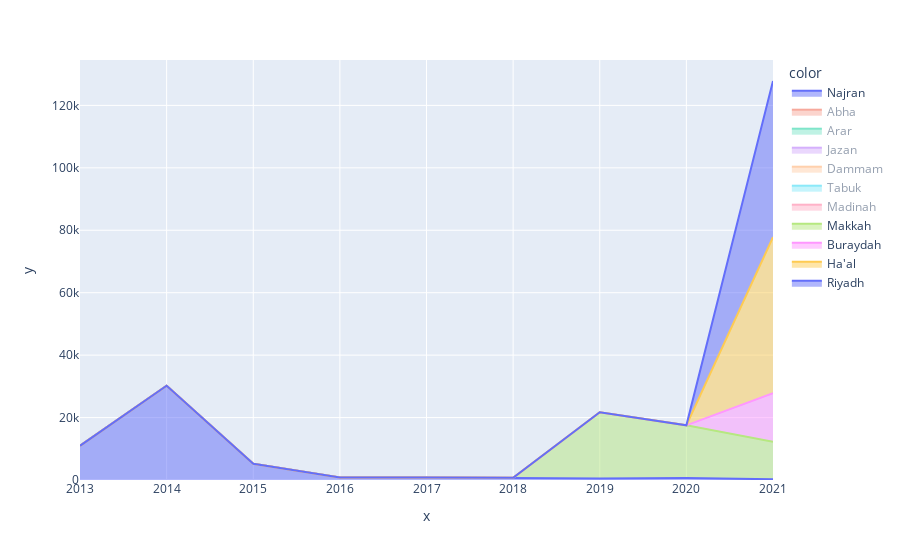

The code cell stored with this chart in its notebook:
### Code cell
px.area(x=years, y=tweets_by_year.values, color=countries)

### Figure 1 — Plotly figure (JSON) as saved in the notebook; plotly's stock layout.template omitted (floating-point values rounded to 4 significant figures)
{"data": [{"hovertemplate": "color=Najran<br>x=%{x}<br>y=%{y}<extra></extra>", "legendgroup": "Najran", "line": {"color": "#636efa"}, "mode": "lines", "name": "Najran", "orientation": "v", "showlegend": true, "stackgroup": "1", "type": "scatter", "visible": true, "x": [2013, 2014, 2015, 2016, 2017, 2018, 2019, 2020, 2021], "xaxis": "x", "y": [10946, 30182, 5225, 791, 839, 707, 473, 647, 228], "yaxis": "y"}, {"hovertemplate": "color=Abha<br>x=%{x}<br>y=%{y}<extra></extra>", "legendgroup": "Abha", "line": {"color": "#EF553B"}, "mode": "lines", "name": "Abha", "orientation": "v", "showlegend": true, "stackgroup": "1", "type": "scatter", "visible": "legendonly", "x": [2014, 2015, 2016, 2017, 2018, 2019, 2020, 2021], "xaxis": "x", "y": [12872, 22206, 3267, 2047, 1661, 2467, 3568, 1966], "yaxis": "y"}, {"hovertemplate": "color=Arar<br>x=%{x}<br>y=%{y}<extra></extra>", "legendgroup": "Arar", "line": {"color": "#00cc96"}, "mode": "lines", "name": "Arar", "orientation": "v", "showlegend": true, "stackgroup": "1", "type": "scatter", "visible": "legendonly", "x": [2014, 2015, 2016, 2017, 2018, 2019, 2020, 2021], "xaxis": "x", "y": [8483, 32664, 6151, 1480, 377, 506, 277, 140], "yaxis": "y"}, {"hovertemplate": "color=Jazan<br>x=%{x}<br>y=%{y}<extra></extra>", "legendgroup": "Jazan", "line": {"color": "#ab63fa"}, "mode": "lines", "name": "Jazan", "orientation": "v", "showlegend": true, "stackgroup": "1", "type": "scatter", "visible": "legendonly", "x": [2014, 2015, 2016, 2017, 2018, 2019, 2020, 2021], "xaxis": "x", "y": [29776, 13346, 2059, 2259, 864, 673, 717, 339], "yaxis": "y"}, {"hovertemplate": "color=Dammam<br>x=%{x}<br>y=%{y}<extra></extra>", "legendgroup": "Dammam", "line": {"color": "#FFA15A"}, "mode": "lines", "name": "Dammam", "orientation": "v", "showlegend": true, "stackgroup": "1", "type": "scatter", "visible": "legendonly", "x": [2015, 2016, 2017, 2018, 2019, 2020, 2021], "xaxis": "x", "y": [20117, 8177, 4261, 4737, 7026, 3781, 1929], "yaxis": "y"}, {"hovertemplate": "color=Tabuk<br>x=%{x}<br>y=%{y}<extra></extra>", "legendgroup": "Tabuk", "line": {"color": "#19d3f3"}, "mode": "lines", "name": "Tabuk", "orientation": "v", "showlegend": true, "stackgroup": "1", "type": "scatter", "visible": "legendonly", "x": [2015, 2016, 2017, 2018, 2019, 2020, 2021], "xaxis": "x", "y": [37593, 4459, 2443, 2034, 1501, 1502, 523], "yaxis": "y"}, {"hovertemplate": "color=Madinah<br>x=%{x}<br>y=%{y}<extra></extra>", "legendgroup": "Madinah", "line": {"color": "#FF6692"}, "mode": "lines", "name": "Madinah", "orientation": "v", "showlegend": true, "stackgroup": "1", "type": "scatter", "visible": "legendonly", "x": [2017, 2018, 2019, 2020, 2021], "xaxis": "x", "y": [853, 13491, 15429, 11878, 8405], "yaxis": "y"}, {"hovertemplate": "color=Makkah<br>x=%{x}<br>y=%{y}<extra></extra>", "legendgroup": "Makkah", "line": {"color": "#B6E880"}, "mode": "lines", "name": "Makkah", "orientation": "v", "showlegend": true, "stackgroup": "1", "type": "scatter", "visible": true, "x": [2019, 2020, 2021], "xaxis": "x", "y": [21243, 16861, 11995], "yaxis": "y"}, {"hovertemplate": "color=Buraydah<br>x=%{x}<br>y=%{y}<extra></extra>", "legendgroup": "Buraydah", "line": {"color": "#FF97FF"}, "mode": "lines", "name": "Buraydah", "orientation": "v", "showlegend": true, "stackgroup": "1", "type": "scatter", "visible": true, "x": [2021], "xaxis": "x", "y": [15551], "yaxis": "y"}, {"hovertemplate": "color=Ha'al<br>x=%{x}<br>y=%{y}<extra></extra>", "legendgroup": "Ha'al", "line": {"color": "#FECB52"}, "mode": "lines", "name": "Ha'al", "orientation": "v", "showlegend": true, "stackgroup": "1", "type": "scatter", "visible": true, "x": [2021], "xaxis": "x", "y": [50037], "yaxis": "y"}, {"hovertemplate": "color=Riyadh<br>x=%{x}<br>y=%{y}<extra></extra>", "legendgroup": "Riyadh", "line": {"color": "#636efa"}, "mode": "lines", "name": "Riyadh", "orientation": "v", "showlegend": true, "stackgroup": "1", "type": "scatter", "visible": true, "x": [2021], "xaxis": "x", "y": [50003], "yaxis": "y"}], "layout": {"autosize": true, "legend": {"title": {"text": "color"}, "tracegroupgap": 0}, "margin": {"t": 60}, "xaxis": {"anchor": "y", "autorange": true, "domain": [0, 1], "range": [2013, 2021], "title": {"text": "x"}, "type": "linear"}, "yaxis": {"anchor": "x", "autorange": true, "domain": [0, 1], "range": [0, 134500.0], "title": {"text": "y"}, "type": "linear"}}}
